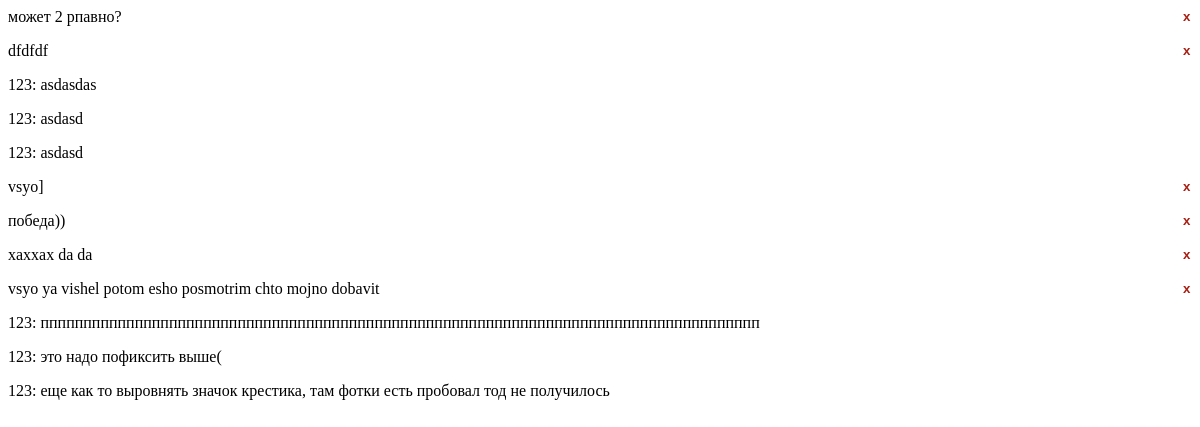
/readMsg.php?room=1 (signed in), run on the app's committed database.
### tables this page shows
CREATE TABLE `msg` (
  `message_id` int NOT NULL,
  `msg` varchar(100) NOT NULL,
  `room_id` int NOT NULL,
  `users_id` int NOT NULL
);

CREATE TABLE `users` (
  `id` int UNSIGNED NOT NULL,
  `username` varchar(100) NOT NULL,
  `password` varchar(100) NOT NULL,
  `role` varchar(10) NOT NULL,
  `banned` tinyint(1) DEFAULT NULL
);

### readMsg.php (the view, shortened to what this page needs)
<?php
try {
    $pdo = pdo();
    $roomToken = $_GET['room'];
    $sql = "SELECT * FROM `msg` WHERE `room_id` = '$roomToken'";
    $stmt = $pdo->query($sql);
    if ($stmt->rowCount() > 0) {
        while ($data = $stmt->fetch(PDO::FETCH_ASSOC)) {
            if (true) {
                $userStmt = $pdo->prepare("SELECT * FROM `users` WHERE `id` = :id");
                $userStmt->execute(['id' => intval($data['users_id'])]);
                $user = $userStmt->fetch(PDO::FETCH_ASSOC);
                $currentUserStmt = $pdo->prepare("SELECT * FROM `users` WHERE `id` = :id");
                $currentUserStmt->execute(['id' => intval($_SESSION['user_id'])]);
                $currentUser = $currentUserStmt->fetch(PDO::FETCH_ASSOC);
                $userName = $user['username'];
                ?>
                <p class="<?= (intval($data['users_id']) === intval($_SESSION['user_id'])) ? 'sender' : 'receiver' ?>">
                    <span class="userName">
                        <?php if (intval($data['users_id']) !== intval($_SESSION['user_id'])) {echo $userName .': ';}?>
                    </span>
                    <?=$data["msg"];?>
                    <?php if (intval($data['users_id']) === intval($_SESSION['user_id']) || $currentUser["role"] == "admin"): ?>
                        <button class="button-close" onclick="deleteMessage(<?= $data['message_id'] ?>)">x</button>
                    <?php endif; ?>
                </p>
                <?php
            } else {
                ?>
                    <script src="https://ajax.googleapis.com/ajax/libs/jquery/3.5.1/jquery.min.js"></script>
                    <script src="js/script.js"></script>
                <!--!>
                <?php
            }
        }
    } else {
        echo "<h3> Начните общение первым!</h3>";
    }
} catch (PDOException $e) {
    echo "Ошибка: " . $e->getMessage();
}
?>

### readMsg.php (style rules this page uses)
.button-close { color: #a71b0ffc; background-color: transparent; font-weight: 700; float: right; cursor: pointer; width: 15px; border: none; background-size: cover; background-repeat: no-repeat; }

### data on the page
msg: msg "может 2 рпавно?"
msg: msg "dfdfdf"
msg: users.username "123", msg "asdasdas"
msg: users.username "123", msg "asdasd"
msg: users.username "123", msg "asdasd"
msg: msg "vsyo]"
msg: msg "победа))"
msg: msg "xaxxax da da"
msg: msg "vsyo ya vishel potom esho posmotrim chto mojno dobavit"
msg: users.username "123", msg "пппппппппппппппппппппппппппппппппппппппппппппппппппппппппппппппппппппппппппппппппппп"
msg: users.username "123", msg "это надо пофиксить выше("
msg: users.username "123", msg "еще как то выровнять значок крестика, там фотки есть пробовал тод не получилось"
